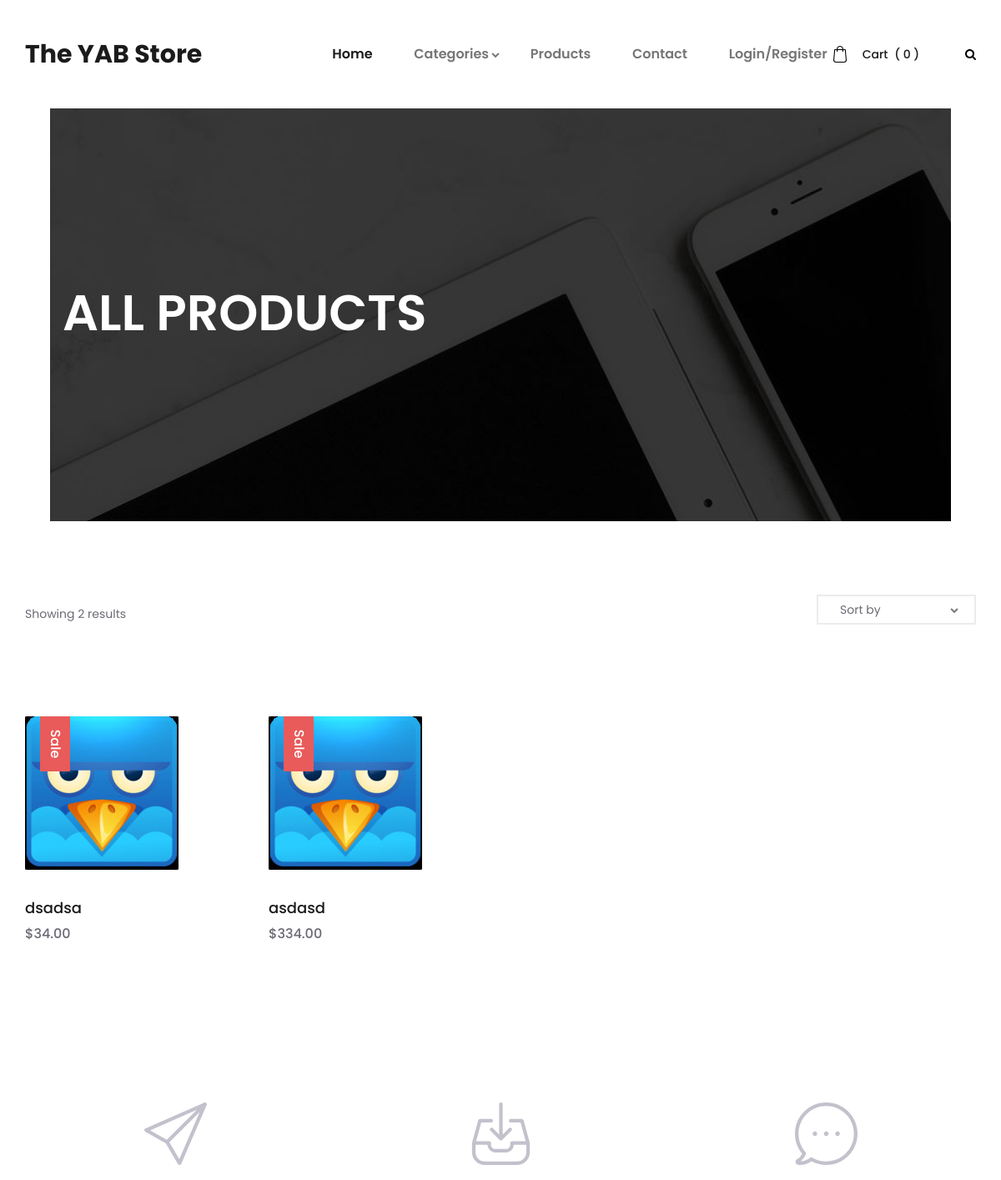
Page /all-products (upper part) on the earlier database version.
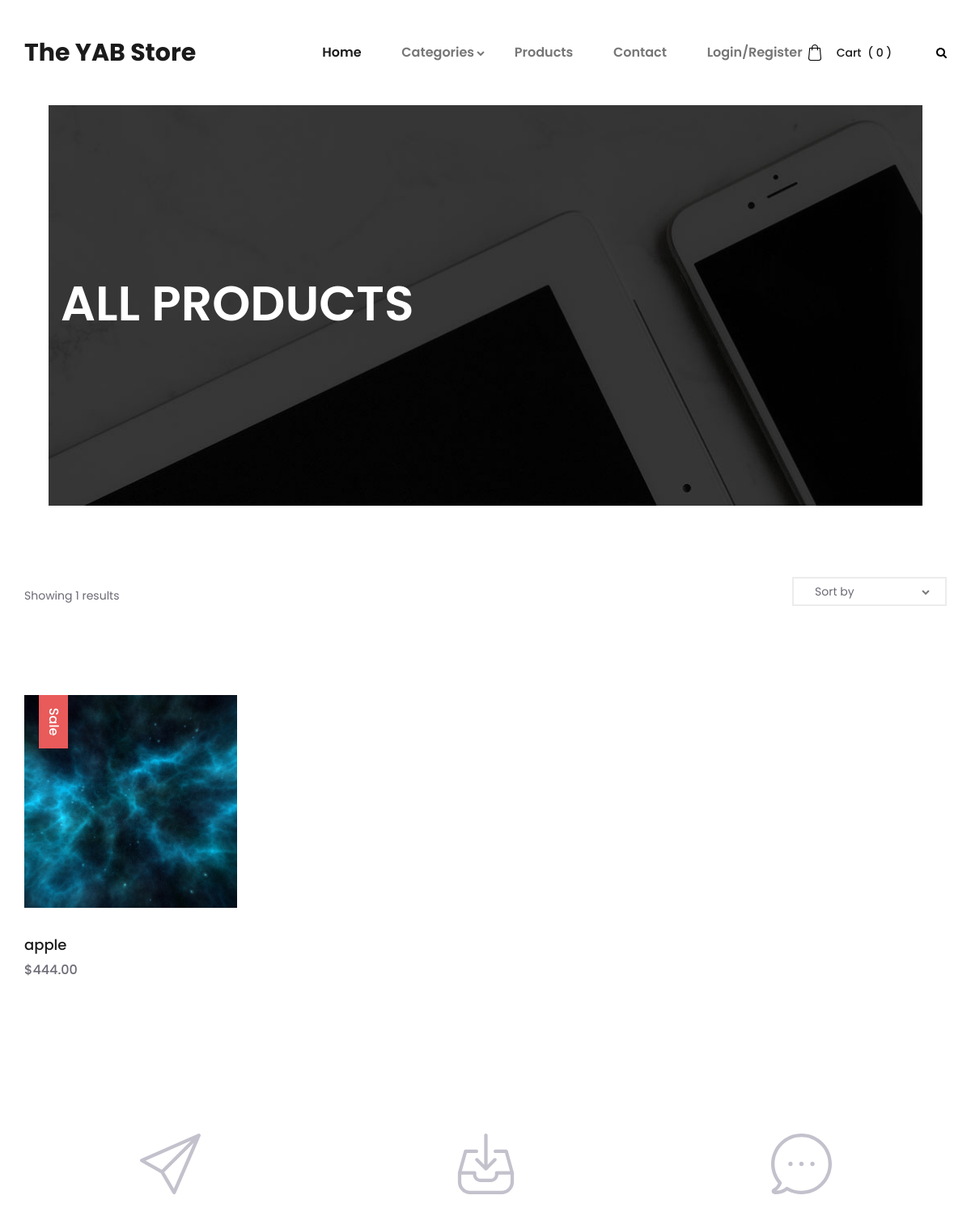
Same page on the later database version.
### Product/models.py (models this page shows, shortened)
class Product(models.Model):
    name = models.CharField(max_length=200)
    category = models.ForeignKey(Category, on_delete=models.CASCADE)
    rating = models.DecimalField(max_digits=2, decimal_places=1)
    price = models.DecimalField(max_digits=6, decimal_places=2)
    stock = models.PositiveIntegerField()
    profileImage = models.ImageField(upload_to="static/product_img")
    Description = models.TextField()
    Discount = models.PositiveIntegerField()

### Product/views.py (the view)
# urls.py: path('all-products', views.allProducts, name='cart'),
def allProducts(request):
    products = Product.objects.filter()
    return render(request, "allproducts.html", {"products": products, "product_count": get_product_count(request), "qsc": Category.objects.all(), "count": len(products)})

### Product/views.py (called while the page is built)
def get_product_count(request):
    try:
        if request.user.is_authenticated:
            mcart = Cart.objects.filter(user=request.user)
            if cart is not None:
                container = Container.objects.filter(cart=mcart[0])
                return len(container)
            return 0
        else:
            return 0
        return 0
    except:
        return 0

### templates/allproducts.html (shortened to what this page needs)
{% extends 'base.html' %} {% block content %}
<div class="super_container">
  {% load static %}
  <div class="home" style="height: 625px;">
    <div class="home_container">
      <div
        class="home_background"
        style="background-image:url({% static 'images/categories.jpg' %})"
      ></div>
      <div class="home_content_container">
        <div class="container">
          <div class="row">
            <div class="col">
              <div class="home_content">
                <div class="home_title">ALL PRODUCTS</div>
              </div>
            </div>
          </div>
        </div>
      </div>
    </div>
  </div>
  <div
    class="productsCustom"
    style="z-index: 2;background: #FFFFFF;width: 100%;"
  >
    <div class="container">
      <div class="row">
        <div class="col">
          <div
            class="sorting_bar d-flex flex-md-row flex-column align-items-md-center justify-content-md-start"
          >
            <div class="results">Showing <span>{{count}}</span> results</div>
            <div class="sorting_container ml-md-auto">
              <div class="sorting">
                <ul class="item_sorting">
                  <li>
                    <span class="sorting_text">Sort by</span>
                    <i class="fa fa-chevron-down" aria-hidden="true"></i>
                  </li>
                </ul>
              </div>
            </div>
          </div>
        </div>
      </div>
      <div class="row">
        <div class="col">
          <div class="product_grid">
            {%for i in products%}
            <div class="product">
              <div class="product_image">
                <img src="/{{ i.profileImage }}" alt="My image" />
              </div>
              <div class="product_extra product_sale">
                <a href="categories.html">Sale</a>
              </div>
              <div class="product_content">
                <div class="product_title">
                  <a href="/product/{{ i.id }}">{{ i.name }}</a>
                </div>
                <div class="product_price">${{ i.price }}</div>
              </div>
            </div>
            {%endfor%}
          </div>
        </div>
      </div>
    </div>
  </div>
  <div class="icon_boxes">
      <div class="container">
        <div class="row icon_box_row">
          <div class="col-lg-4 icon_box_col">
            <div class="icon_box">
              <div class="icon_box_image"><img src="{% static 'images/icon_1.svg' %}" alt="" /></div>
            </div>
          </div>
          <div class="col-lg-4 icon_box_col">
            <div class="icon_box">
              <div class="icon_box_image"><img src="{% static 'images/icon_2.svg' %}" alt="" /></div>
            </div>
          </div>
          <div class="col-lg-4 icon_box_col">
            <div class="icon_box">
              <div class="icon_box_image"><img src="{% static 'images/icon_3.svg' %}" alt="" /></div>
            </div>
          </div>
        </div>
      </div>
    </div>
</div>
{%endblock%}

Differences in the rows shown:
removed Product: profileImage (picture), name "dsadsa", price "34.00"
removed Product: profileImage (picture), name "asdasd", price "334.00"
added Product: profileImage (picture), name "apple", price "444.00"
Other differences:
{{ count }}: "2" → "1"
